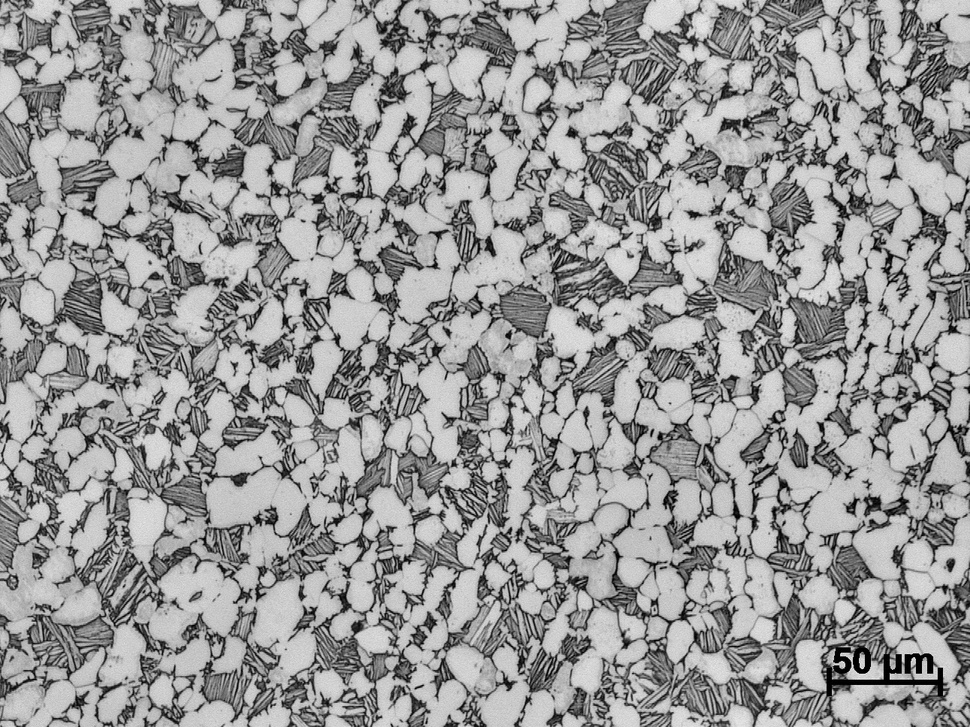
#> input picture ti_image_meshing/Ti64BFi20xBWsharpened2.jpg, 970 x 727 px, shrunk from 1292 x 968 before the run
$ jupyter execute titanium_image.ipynb   (older library calls are emulated)
#> lines starting #> are read from the running program, lines starting #| are printed output that depends on the picture
# Image Processing Test Case V4.0 :
## image processing titanium image Ti64BFi20xBWsharpened2.jpeg

## Code by: Guy Bowker, Joshua Collins. Group 1 - RSEP

In this image processing test-case the microstructural grains in an image will be isolated using the 'skikit-image' processing package, and a new image file and image data file saved.

The image used in this test case was provided by and use of approved by Pratheek Shanthraj, University of Manchester.

### 1. Importing Packages

First the required packages and sub-packages much be imported.

[cell 1]
import skimage
from skimage import data, io, filters
from skimage.color import rgb2gray
from skimage import exposure
from skimage.filters import sobel
from skimage.morphology import watershed
from scipy import ndimage as ndi
from skimage import measure

import os
import numpy as np
import matplotlib.pyplot as plt
print('done')

### 2. Reading the Image

The image to be processed is a optical image of a titanium 6-4 (grade 5) microstructure.

[cell 2]
grains = io.imread('Ti64BFi20xBWsharpened2.jpg')
#> grains is the input picture: shape (727, 970); min 0, max 253, mean 152.1

io.imshow(grains)
io.show()
print(grains)
#> (printed output is left out)

Let's check the image type and shape.

[cell 3]
print('The image type is:', grains.dtype, ', and its shape is:', grains.shape)
#| The image type is: uint8 , and its shape is: (727, 970)

This means our image array made up of integers and only has 2 colour channels (i.e. a grayscale image).

### 3. Manipulating the Image

Now let us adjust the exposure in the image so that the grain boundaries are easier to distinguish.

[cell 4]
img = grains
image = exposure.adjust_gamma(img,1.5)
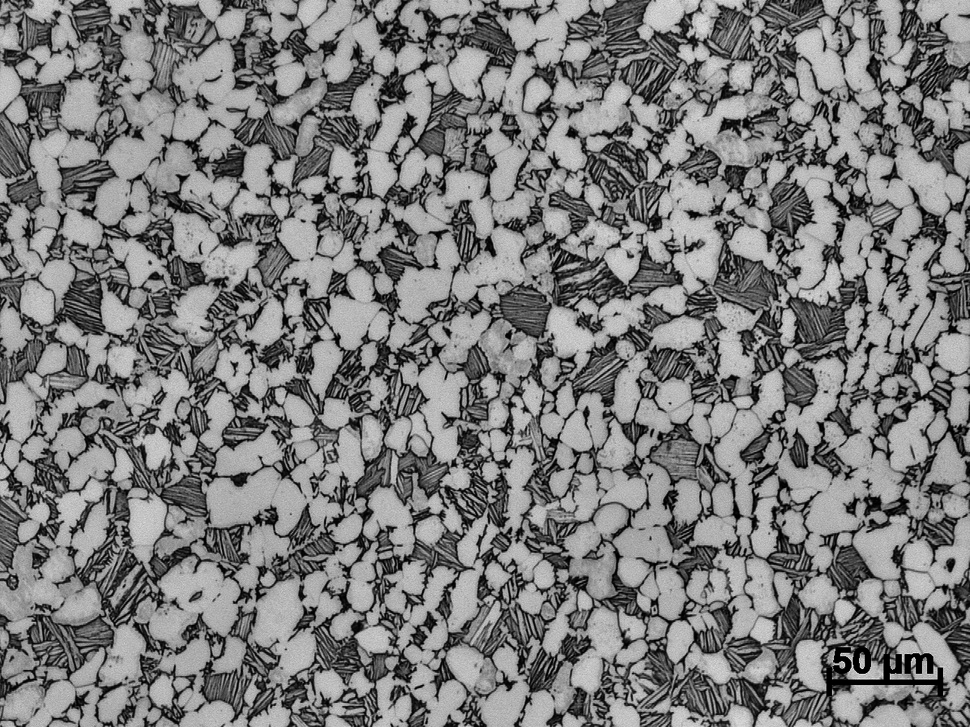
#> image: shape (727, 970); min 0, max 252, mean 124.3
io.imshow(image)

### 4. Segmenting the Image

The image processing technique used here will use a region-based method using a watershed transform to segment each individual grain.

First, we need to create an elevation map using the Sobel gradient of the image.

[cell 5]
elevation_map = sobel(image)
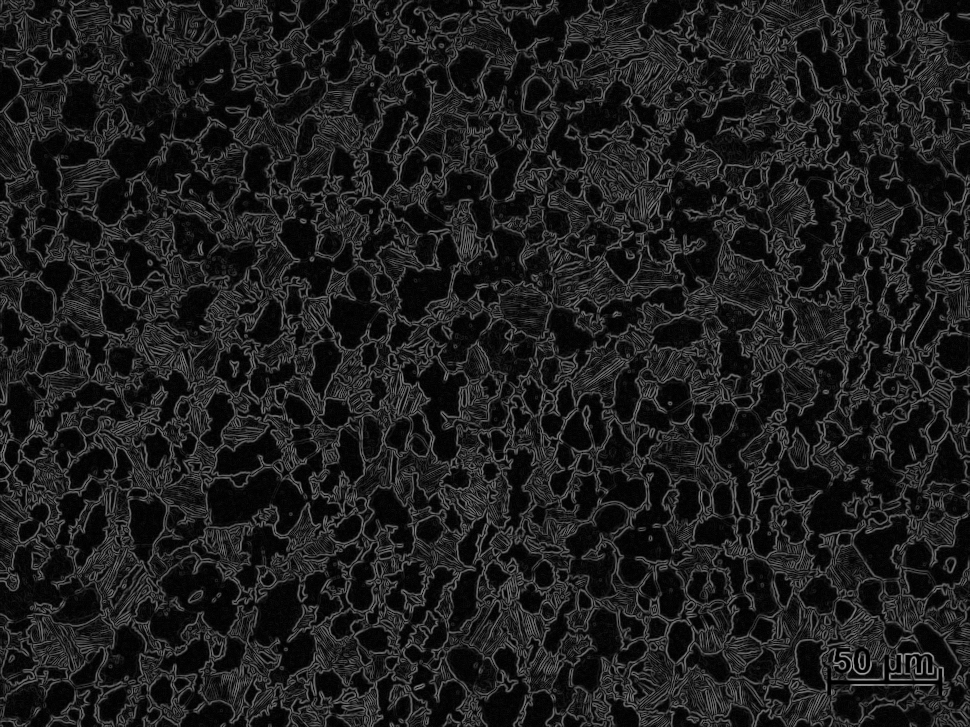
#> elevation_map: shape (727, 970) float64; min 0, max 0.644, mean 0.118
io.imshow(elevation_map)

Next we will find markers between the background and the grains based on the extreme parts of a histogram of gray values, set these points to either fully black or fully white to binarise the image into its respective phases, save the image, and save the image data as a .CSV file to be read later:

[cell 6]
markers = np.zeros_like(image)
markers[image > 150] = 1000 # greater than sign here switched from dark feild image (josh's code)
markers[image < 150] = 0

io.imshow(markers, cmap=plt.get_cmap("gray"))
io.imsave('Ti64BFi20xbinary.jpg',markers)
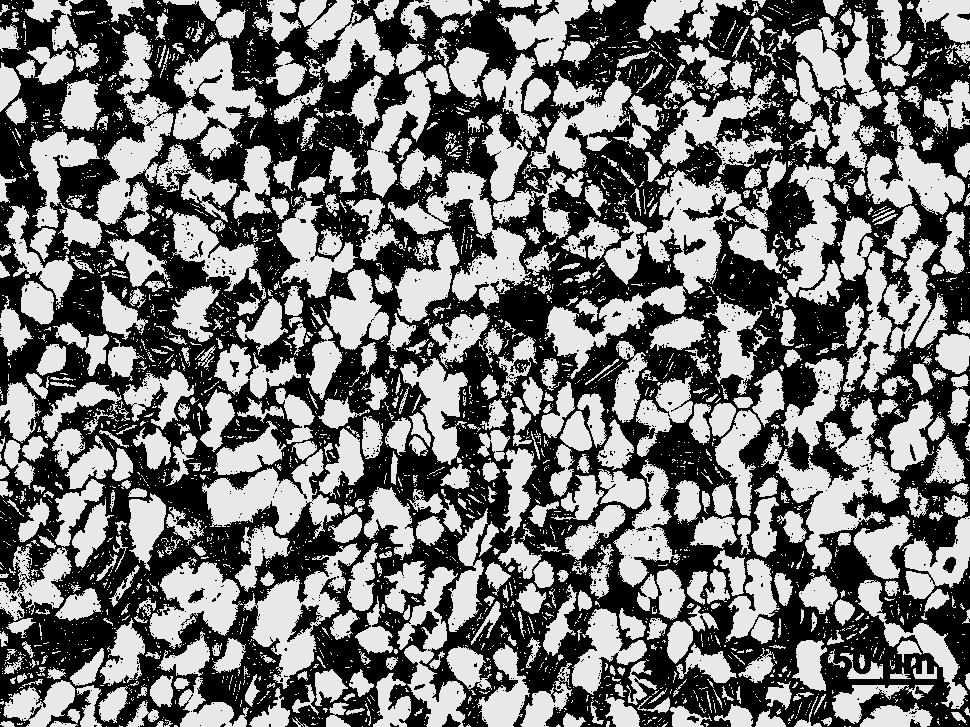
#> saved as Ti64BFi20xbinary.jpg: shape (727, 970); min 0, max 255, mean 115.2

# ------------------------------------------- #
np.savetxt('new_img_greyscale.csv', markers, delimiter=',')
# ------------------------------------------- #
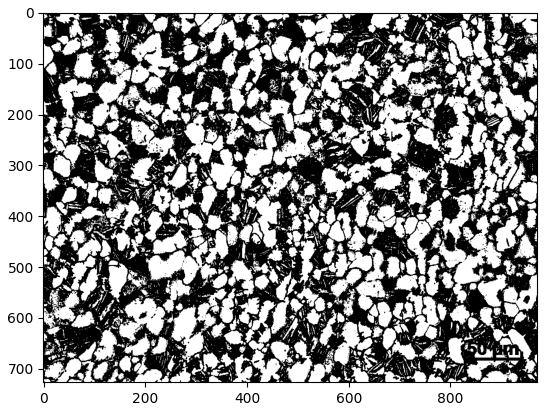
#> figure drawn by matplotlib, 1 panel
